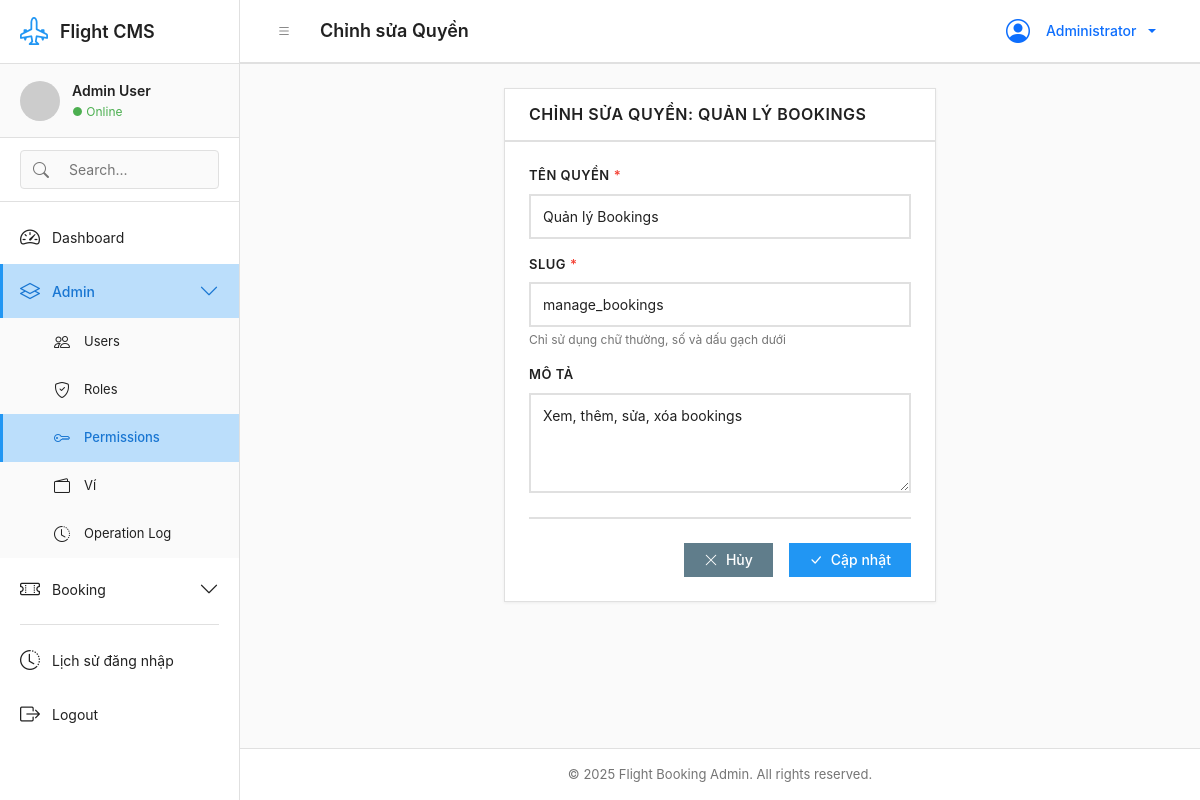
The page /modules/permissions/edit.php?id=2 (signed in) on the database its author committed.
### tables this page shows
CREATE TABLE `permissions` (
  `id` int(11) NOT NULL,
  `name` varchar(255) NOT NULL COMMENT 'VD: Quản lý Users',
  `slug` varchar(255) NOT NULL COMMENT 'VD: manage_users',
  `description` text DEFAULT NULL,
  `created_at` timestamp NOT NULL DEFAULT current_timestamp()
);

### modules/permissions/edit.php (the view, shortened to what this page needs)
<?php
include '../../includes/header.php';
$database = new Database();
$db = $database->getConnection();
$id = isset($_GET['id']) ? (int)$_GET['id'] : 0;
$query = "SELECT * FROM permissions WHERE id = ?";
$stmt = $db->prepare($query);
$stmt->execute([$id]);
$permission = $stmt->fetch();
$errors = [];
?>
<div class="container-fluid">
    <div class="row">
        <div class="col-lg-6 mx-auto">
            <div class="card">
                <div class="card-header">
                    <h5 class="card-title mb-0">Chỉnh sửa Quyền: <?= $permission['name'] ?></h5>
                </div>
                <div class="card-body">
                    <form method="POST" class="needs-validation" novalidate>
                        <div class="mb-3">
                            <label class="form-label required">Tên quyền</label>
                            <input type="text" name="name" class="form-control <?= isset($errors['name']) ? 'is-invalid' : '' ?>"
                                   value="<?= $_POST['name'] ?? $permission['name'] ?>" required>
                        </div>
                        <div class="mb-3">
                            <label class="form-label required">Slug</label>
                            <input type="text" name="slug" class="form-control <?= isset($errors['slug']) ? 'is-invalid' : '' ?>"
                                   value="<?= $_POST['slug'] ?? $permission['slug'] ?>" required>
                            <div class="form-text">Chỉ sử dụng chữ thường, số và dấu gạch dưới</div>
                        </div>
                        <div class="mb-3">
                            <label class="form-label">Mô tả</label>
                            <textarea name="description" class="form-control" rows="3"><?= $_POST['description'] ?? $permission['description'] ?></textarea>
                        </div>
                        <div class="form-actions">
                            <a href="index.php" class="btn btn-secondary">
                                <i class="bi bi-x-lg"></i> Hủy
                            </a>
                            <button type="submit" class="btn btn-primary">
                                <i class="bi bi-check-lg"></i> Cập nhật
                            </button>
                        </div>
                    </form>
                </div>
            </div>
        </div>
    </div>
</div>
<?php include '../../includes/footer.php'; ?>

### assets/css/style.css (style rules this page uses)
:root { --primary-color: #2196F3; --primary-dark: #1976D2; --primary-light: #BBDEFB; --secondary-color: #607D8B; --secondary-dark: #455A64; --secondary-light: #CFD8DC; --success-color: #4CAF50; --success-dark: #388E3C; --danger-color: #F44336; --danger-dark: #D32F2F; --warning-color: #FF9800; --warning-dark: #F57C00; --info-color: #00BCD4; --info-dark: #0097A7; --gray-50: #FAFAFA; --gray-100: #F5F5F5; --gray-200: #EEEEEE; --gray-300: #E0E0E0; --gray-400: #BDBDBD; --gray-500: #9E9E9E; --gray-600: #757575; --gray-700: #616161; --gray-800: #424242; --gray-900: #212121; --text-primary: #212121; --text-secondary: #757575; --text-disabled: #BDBDBD; --bg-primary: #FFFFFF; --bg-secondary: #FAFAFA; --bg-tertiary: #F5F5F5; --border-color: #E0E0E0; --divider-color: #E0E0E0; --sidebar-width: 240px; --sidebar-collapsed-width: 64px; --header-height: 64px; --spacing-xs: 4px; --spacing-sm: 8px; --spacing-md: 16px; --spacing-lg: 24px; --spacing-xl: 32px; --transition-fast: 0.15s; --transition-normal: 0.25s; --transition-slow: 0.35s; --border-radius: 0; --shadow-sm: 0 1px 3px rgba(0,0,0,0.06); --shadow-md: 0 2px 6px rgba(0,0,0,0.08); --shadow-lg: 0 4px 12px rgba(0,0,0,0.1); }
* { margin: 0; padding: 0; box-sizing: border-box; }
body { font-family: -apple-system, BlinkMacSystemFont, 'Segoe UI', 'Roboto', 'Helvetica Neue', Arial, sans-serif; font-size: 14px; line-height: 1.5; color: var(--text-primary); background-color: var(--bg-secondary); -webkit-font-smoothing: antialiased; -moz-osx-font-smoothing: grayscale; overflow-x: hidden; }
.card { background: var(--bg-primary); border: 1px solid var(--border-color); border-radius: var(--border-radius); box-shadow: var(--shadow-sm); margin-bottom: var(--spacing-lg); }
.card-header { background: var(--bg-primary); border-bottom: 2px solid var(--border-color); padding: var(--spacing-md) var(--spacing-lg); display: flex; justify-content: space-between; align-items: center; }
.card-title { font-size: 16px; font-weight: 600; color: var(--text-primary); margin: 0; text-transform: uppercase; letter-spacing: 0.5px; }
.card-body { padding: var(--spacing-lg); }
.btn { display: inline-flex; align-items: center; justify-content: center; gap: var(--spacing-sm); padding: 10px 20px; border: none; border-radius: var(--border-radius); font-weight: 500; font-size: 14px; text-align: center; text-decoration: none; cursor: pointer; transition: all var(--transition-fast); line-height: 1; }
.btn-primary { background-color: var(--primary-color); color: white; }
.btn-secondary { background-color: var(--secondary-color); color: white; }

### assets/css/form.css (style rules this page uses)
.form-label { display: block; font-weight: 600; font-size: 13px; color: var(--text-primary); margin-bottom: var(--spacing-sm); text-transform: uppercase; letter-spacing: 0.5px; }
.form-label.required::after { content: "*"; color: var(--danger-color); margin-left: var(--spacing-xs); }
.form-control, .form-select { display: block; width: 100%; padding: 10px 12px; font-size: 14px; line-height: 1.5; color: var(--text-primary); background-color: var(--bg-primary); border: 2px solid var(--border-color); border-radius: var(--border-radius); transition: border-color var(--transition-fast); }
.form-control::placeholder { color: var(--text-disabled); }
.form-text { display: block; color: var(--text-secondary); font-size: 12px; margin-top: var(--spacing-xs); }
textarea.form-control { min-height: 100px; resize: vertical; }
.form-actions { display: flex; gap: var(--spacing-md); justify-content: flex-end; padding-top: var(--spacing-lg); border-top: 2px solid var(--border-color); margin-top: var(--spacing-lg); }

### rows shown on the page
permissions: name "QUẢN LÝ BOOKINGS", name "Quản lý Bookings", slug "manage_bookings", description "Xem, thêm, sửa, xóa bookings"

### other values the page prints
$user_name "Admin User"
$page_title "Chỉnh sửa Quyền"
$_SESSION['full_name'] "Administrator"
